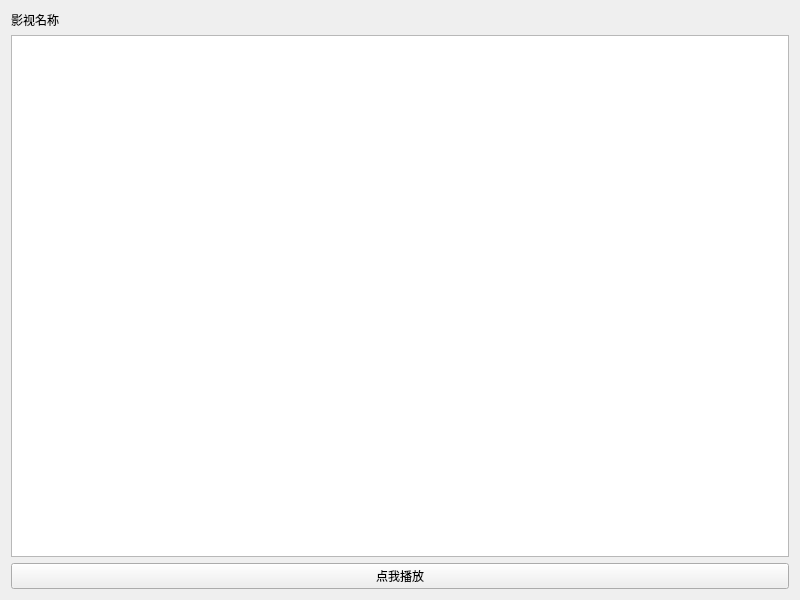
<?xml version="1.0" encoding="UTF-8"?>
<ui version="4.0">
 <class>PlayList</class>
 <widget class="QWidget" name="PlayList">
  <property name="geometry">
   <rect>
    <x>0</x>
    <y>0</y>
    <width>800</width>
    <height>600</height>
   </rect>
  </property>
  <property name="windowTitle">
   <string>视频播放列表页</string>
  </property>
  <layout class="QVBoxLayout" name="verticalLayout_2">
   <item>
    <layout class="QVBoxLayout" name="verticalLayout">
     <item>
      <layout class="QHBoxLayout" name="horizontalLayout">
       <item>
        <widget class="QLabel" name="label">
         <property name="text">
          <string>影视名称</string>
         </property>
        </widget>
       </item>
       <item>
        <widget class="QLabel" name="videoName">
         <property name="text">
          <string/>
         </property>
        </widget>
       </item>
      </layout>
     </item>
     <item>
      <widget class="QTableView" name="tableView"/>
     </item>
     <item>
      <widget class="QPushButton" name="playBtn">
       <property name="text">
        <string>点我播放</string>
       </property>
      </widget>
     </item>
    </layout>
   </item>
  </layout>
 </widget>
 <resources/>
 <connections/>
</ui>
